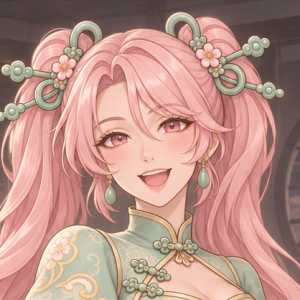
#> input picture design/golden/picks/face_mc_tea.png, 300 x 300 px, given in place of cloth_school.png, which was not available
$ python make_art.py ../../../../../../design/golden/picks ../../../../../../design/golden/picks/face_yue_match.png
#> lines starting #> are read from the running program, lines starting #| are printed output that depends on the picture
#!/usr/bin/env python3
"""Reproducible build of the riichi table art from the Higgsfield sources (gpt_image_2_6, xhigh, 2k).

usage: python3 -I make_art.py <raw_dir> <game_dir>
raw_dir holds cloth_{school,bamboo,jade,gold,sky}.png, back_{rose,jade,night}.png, crest_{mc,rin,hana,yue,nova}.png
Writes game/assets/v10/mj/riichi/{cloth_*.webp, back_*.png, crest_*.webp}.
"""
import sys, os
from PIL import Image, ImageFilter, ImageEnhance, ImageChops

raw, game = sys.argv[1], sys.argv[2]
out = os.path.join(game, "assets/v10/mj/riichi")
os.makedirs(out, exist_ok=True)

# cloths: 900x1600 portrait, centre hotspot calmed so tiles read on top (UX: low contrast under the play area)
for n in ["school", "bamboo", "jade", "gold", "sky"]:
    im = Image.open(os.path.join(raw, "cloth_%s.png" % n)).convert("RGB")
#> im is the input picture: PIL image 300x300 RGB; mean R, G, B 188.6, 147, 136.9
    im = im.resize((900, 1600), Image.LANCZOS)
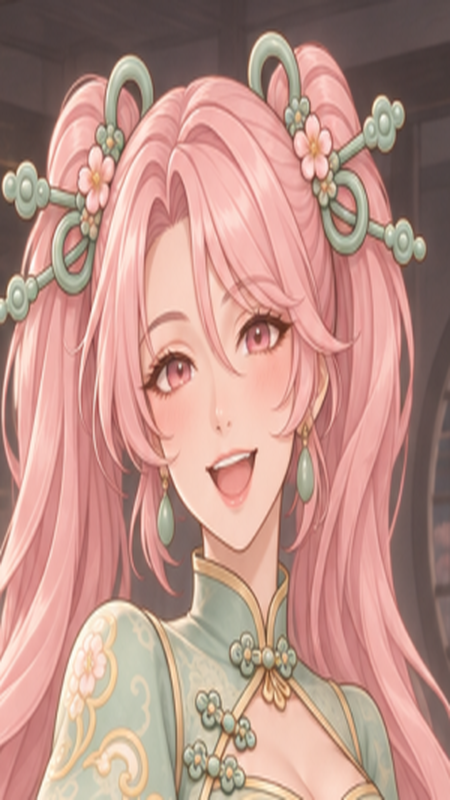
#> im: PIL image 900x1600 RGB (shown at 1/2 size); mean R, G, B 188.6, 147, 136.9
    im = ImageEnhance.Brightness(im).enhance(0.78)
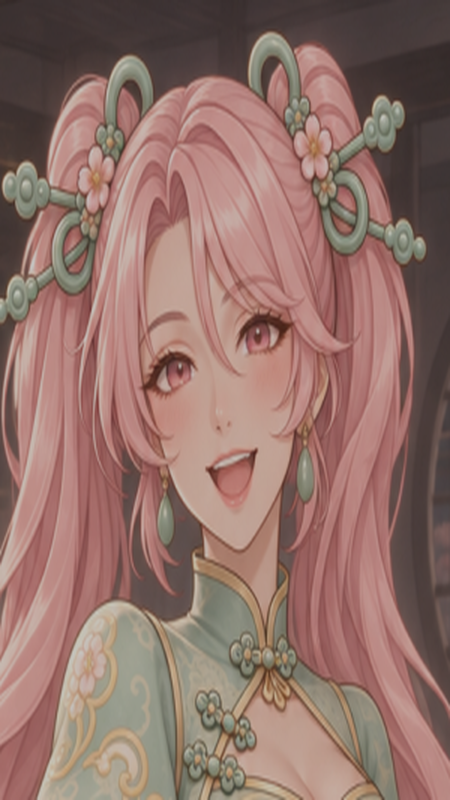
#> im: PIL image 900x1600 RGB (shown at 1/2 size); mean R, G, B 146.6, 114.2, 106.3
    im = ImageEnhance.Contrast(im).enhance(0.9)
    im.save(os.path.join(out, "cloth_%s.webp" % n), quality=86)
#> pass 2 of the loop `for n in ["school", "bamboo", "jade", "gold", "sky"]:`:
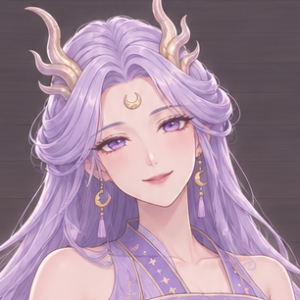
#> input picture design/golden/picks/face_yue_match.png, 300 x 300 px, given in place of cloth_bamboo.png, which was not available
#> im is the input picture: PIL image 300x300 RGB; mean R, G, B 164.9, 138.5, 156.9
#> `im = im.resize((900, 1600), Image.LANCZOS)`:
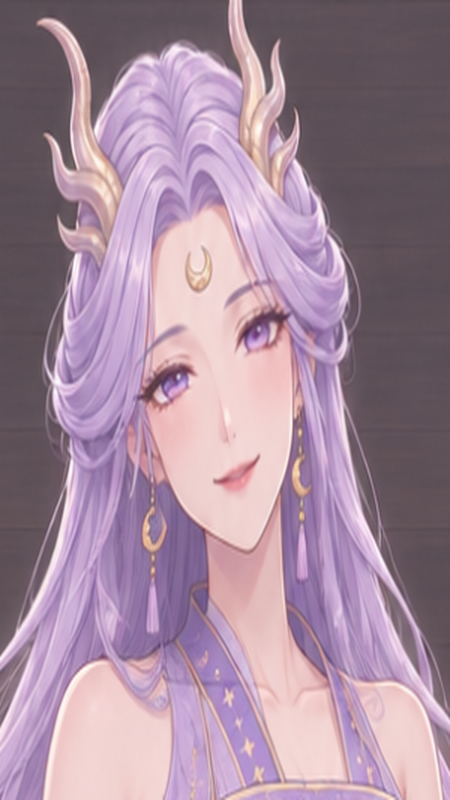
#> im: PIL image 900x1600 RGB (shown at 1/2 size); mean R, G, B 164.9, 138.5, 156.9
#> `im = ImageEnhance.Brightness(im).enhance(0.78)`:
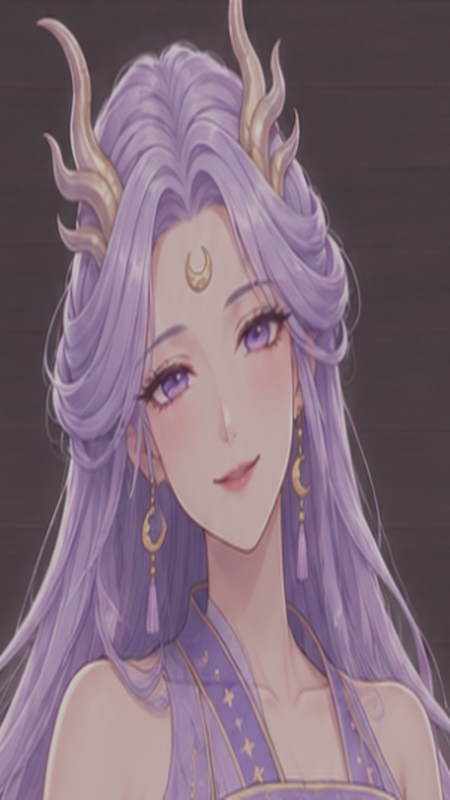
#> im: PIL image 900x1600 RGB (shown at 1/2 size); mean R, G, B 128.1, 107.6, 121.9
#> (the run stopped early here; a loop or call above may not have finished)
